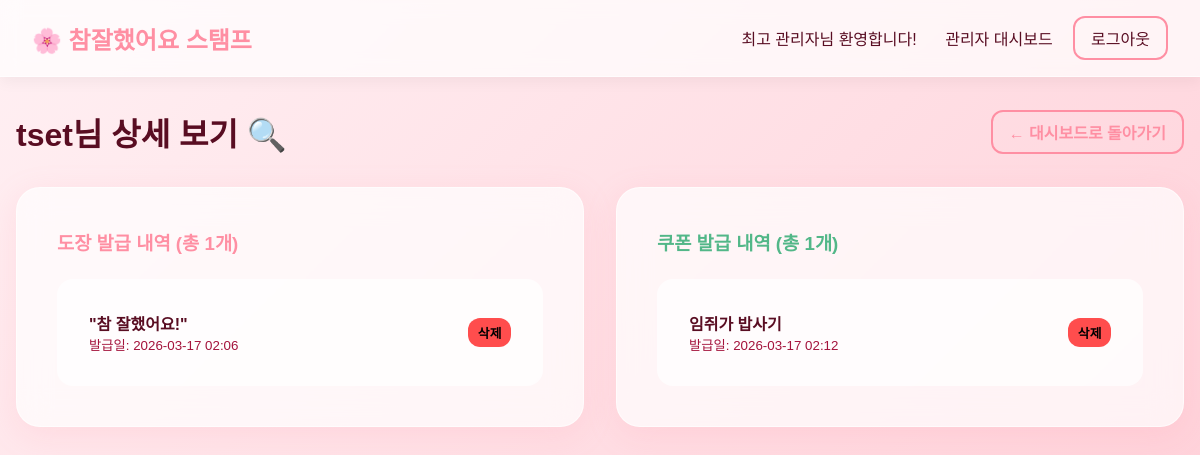
The page /admin/user/2 (signed in) on the database as committed earlier.
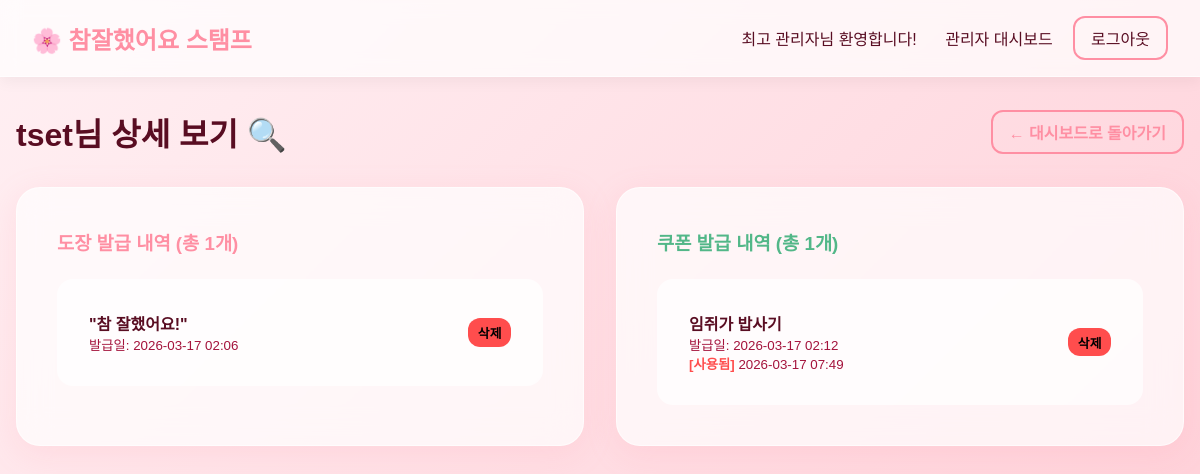
The same page on the database as committed later.
### models.py (models this page shows)
class Coupon(db.Model):
    id = db.Column(db.Integer, primary_key=True)
    user_id = db.Column(db.Integer, db.ForeignKey('user.id'), nullable=False)
    granted_by = db.Column(db.Integer, db.ForeignKey('user.id'), nullable=True) # Null if auto-granted
    granted_at = db.Column(db.DateTime, default=datetime.utcnow)
    reason = db.Column(db.String(200), nullable=False)
    is_used = db.Column(db.Boolean, default=False)
    used_at = db.Column(db.DateTime, nullable=True)

### app.py (the view)
@app.route('/admin/user/<int:user_id>')
@login_required
def admin_user_detail(user_id):
    if not current_user.is_admin:
        return redirect(url_for('user_dashboard'))
    target_user = User.query.get_or_404(user_id)
    stamps = Stamp.query.filter_by(user_id=user_id).order_by(Stamp.granted_at.desc()).all()
    coupons = Coupon.query.filter_by(user_id=user_id).order_by(Coupon.granted_at.desc()).all()
    return render_template('admin_user_detail.html', target_user=target_user, stamps=stamps, coupons=coupons)

### app.py (called while the page is built)
@login_manager.user_loader
def load_user(user_id):
    return User.query.get(int(user_id))

### templates/admin_user_detail.html
{% extends "base.html" %}
{% block content %}
<div class="dashboard-header" style="display: flex; justify-content: space-between; align-items: center;">
    <h1 class="dashboard-title">{{ target_user.name }}님 상세 보기 🔍</h1>
    <a href="{{ url_for('admin_dashboard') }}" class="btn btn-outline" style="padding: 0.5rem 1rem;">← 대시보드로 돌아가기</a>
</div>
<div class="admin-grid" style="grid-template-columns: 1fr 1fr; gap: 2rem;">
    <div class="glass-card">
        <h3 style="color: var(--primary); margin-bottom: 1.5rem;">도장 발급 내역 (총 {{ stamps|length }}개)</h3>
        {% if stamps %}
            <div style="background: rgba(255,255,255,0.7); border-radius: 16px; padding: 1rem;">
                {% for stamp in stamps %}
                    <div class="user-list-item" style="display: flex; justify-content: space-between; align-items: center;">
                        <div>
                            <p style="margin: 0; font-weight: bold;">"{{ stamp.message }}"</p>
                            <small style="color: var(--text-muted);">발급일: {{ stamp.granted_at.strftime('%Y-%m-%d %H:%M') }}</small>
                        </div>
                        <form method="POST" action="{{ url_for('delete_stamp', stamp_id=stamp.id) }}" style="margin: 0;" onsubmit="return confirm('정말 이 스탬프를 삭제하시겠습니까?');">
                            <button class="btn btn-danger" style="padding: 0.3rem 0.6rem; font-size: 0.8rem; background: #ff4d4d; border: none;">삭제</button>
                        </form>
                    </div>
                {% endfor %}
            </div>
        {% else %}
            <p style="text-align: center; color: var(--text-muted); padding: 2rem;">발급된 스탬프가 없습니다.</p>
        {% endif %}
    </div>
    <div class="glass-card">
        <h3 style="color: #52b788; margin-bottom: 1.5rem;">쿠폰 발급 내역 (총 {{ coupons|length }}개)</h3>
        {% if coupons %}
            <div style="background: rgba(255,255,255,0.7); border-radius: 16px; padding: 1rem;">
                {% for coupon in coupons %}
                    <div class="user-list-item" style="display: flex; justify-content: space-between; align-items: center;">
                        <div>
                            <p style="margin: 0; font-weight: bold;">{{ coupon.reason }}</p>
                            <small style="color: var(--text-muted);">
                                발급일: {{ coupon.granted_at.strftime('%Y-%m-%d %H:%M') }}
                                {% if coupon.is_used %}
                                <br><span style="color: #ff4d4d; font-weight: bold;">[사용됨]</span> {{ coupon.used_at.strftime('%Y-%m-%d %H:%M') }}
                                {% endif %}
                            </small>
                        </div>
                        <form method="POST" action="{{ url_for('delete_coupon', coupon_id=coupon.id) }}" style="margin: 0;" onsubmit="return confirm('정말 이 쿠폰을 삭제하시겠습니까?');">
                            <button class="btn btn-danger" style="padding: 0.3rem 0.6rem; font-size: 0.8rem; background: #ff4d4d; border: none;">삭제</button>
                        </form>
                    </div>
                {% endfor %}
            </div>
        {% else %}
            <p style="text-align: center; color: var(--text-muted); padding: 2rem;">발급된 쿠폰이 없습니다.</p>
        {% endif %}
    </div>
</div>
{% endblock %}

Rows that differ between the two databases and show on the page:
changed Coupon "임쥐가 밥사기": is_used False → True (drawn); used_at (not shown) → "2026-03-17 07:49"
